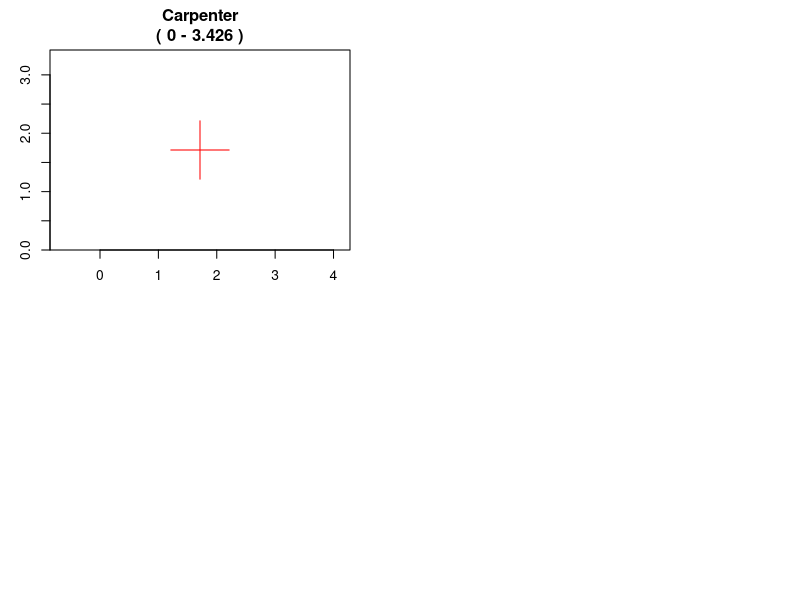

This chart was generated by the following R code: (Note: this script raises an error after producing the figure.)
mm_to_in <- function(mm) {return(mm * 25.4)}
width <- 3.426
par(mai = c(0.5, 0.5, 0.5, 0.5), xaxs = "i", yaxs = "i")
par(omi = c(0, 0, 0, 0), mfrow = c(2, 2))

compare_coords <- function(title, width = width, x0, x1, y0, y1, origin, scale_factor = 1) {

}


carpenter <- function() {
  range <- c(0, width)
  title <- paste("Carpenter\n(", range[1], "-", range[2], ")")
  plot(
    main = title,
    x = c(range[1], range[2]),
    y = c(range[1], range[2]),
    asp = 1,
    type = "n",
    ann = FALSE,
    xaxs = "i",
    yaxs = "i"
  )
  title(main = title)
  zero <- width / 2
  segments(
    x0 = c(zero - 0.5, zero),
    x1 = c(zero + 0.5, zero),
    y0 = c(zero, zero - 0.5),
    y1 = c(zero, zero + 0.5),
    col = "red"
  )
  text(0, 0.7, adj = 0, labels = explr_graphics(), col = "blue")
}
machinst <- function() {
  range <- c(-width/2, width/2)
  title <- paste("Machinist\n(", range[1], "-", range[2], ")")
  plot(
    main = title,
    x = c(range[1], range[2]),
    y = c(range[1], range[2]),
    asp = 1,
    type = "n",
    ann = FALSE,
    xaxs = "i",
    yaxs = "i"
  )
  title(main = title)
  zero <- 0
  segments(
    x0 = c(zero - 0.5, zero),
    x1 = c(zero + 0.5, zero),
    y0 = c(zero, zero - 0.5),
    y1 = c(zero, zero + 0.5),
    col = "red"
  )
  text(-1.7, -1, adj = 0, labels = explr_graphics(), col = "blue")
}
engineer <- function() {
  range <- c(-1, 1)
  title <- paste("Engineer\n(", range[1], "-", range[2], ")")
  plot(
    main = title,
    x = c(range[1], range[2]),
    y = c(range[1], range[2]),
    asp = 1,
    type = "n",
    ann = FALSE,
    xaxs = "i",
    yaxs = "i"
  )
  title(main = title)
  sf = 2 / width
  zero <- 0
  segments(
    x0 = c(zero - 0.5 * sf, zero),
    x1 = c(zero + 0.5 * sf, zero),
    y0 = c(zero, zero - 0.5 * sf),
    y1 = c(zero, zero + 0.5 * sf),
    col = "red"
  )
  text(-1, -0.6, adj = 0, labels = explr_graphics(), col = "blue")
}

carpenter()
machinst()
engineer()
